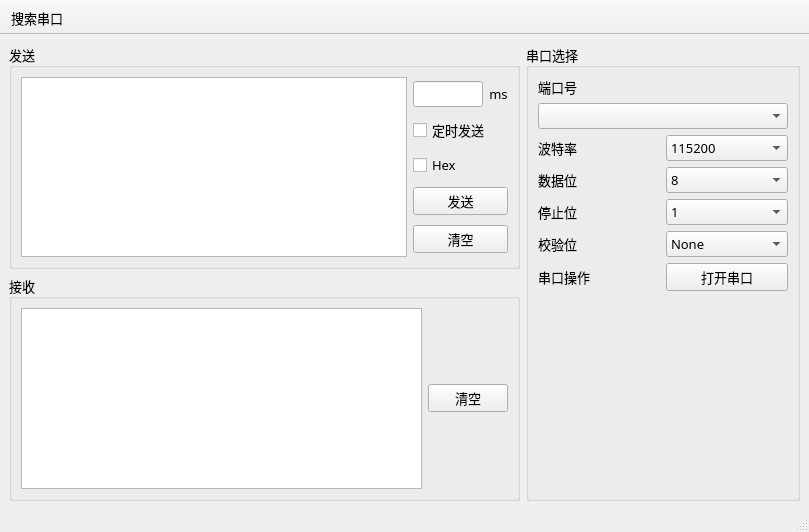
<?xml version="1.0" encoding="UTF-8"?>
<ui version="4.0">
 <class>Serial</class>
 <widget class="QMainWindow" name="Serial">
  <property name="geometry">
   <rect>
    <x>0</x>
    <y>0</y>
    <width>809</width>
    <height>532</height>
   </rect>
  </property>
  <property name="windowTitle">
   <string>Serial</string>
  </property>
  <widget class="QWidget" name="centralwidget">
   <layout class="QHBoxLayout" name="horizontalLayout_13">
    <item>
     <layout class="QVBoxLayout" name="verticalLayout_3">
      <item>
       <widget class="QGroupBox" name="groupBox_2">
        <property name="font">
         <font>
          <family>微软雅黑</family>
          <pointsize>10</pointsize>
         </font>
        </property>
        <property name="title">
         <string>发送</string>
        </property>
        <layout class="QHBoxLayout" name="horizontalLayout_8">
         <item>
          <widget class="QTextEdit" name="textSend"/>
         </item>
         <item>
          <layout class="QVBoxLayout" name="verticalLayout">
           <item>
            <layout class="QHBoxLayout" name="horizontalLayout_9">
             <item>
              <widget class="QLineEdit" name="lineEditMs">
               <property name="sizePolicy">
                <sizepolicy hsizetype="Fixed" vsizetype="Fixed">
                 <horstretch>0</horstretch>
                 <verstretch>0</verstretch>
                </sizepolicy>
               </property>
               <property name="maximumSize">
                <size>
                 <width>70</width>
                 <height>16777215</height>
                </size>
               </property>
               <property name="readOnly">
                <bool>false</bool>
               </property>
               <property name="clearButtonEnabled">
                <bool>false</bool>
               </property>
              </widget>
             </item>
             <item>
              <widget class="QLabel" name="label_7">
               <property name="sizePolicy">
                <sizepolicy hsizetype="Fixed" vsizetype="Fixed">
                 <horstretch>0</horstretch>
                 <verstretch>0</verstretch>
                </sizepolicy>
               </property>
               <property name="text">
                <string>ms</string>
               </property>
               <property name="alignment">
                <set>Qt::AlignCenter</set>
               </property>
              </widget>
             </item>
            </layout>
           </item>
           <item>
            <widget class="QCheckBox" name="checkBoxTiming">
             <property name="text">
              <string>定时发送</string>
             </property>
            </widget>
           </item>
           <item>
            <widget class="QCheckBox" name="checkBoxHex">
             <property name="text">
              <string>Hex</string>
             </property>
            </widget>
           </item>
           <item>
            <widget class="QPushButton" name="buttonSend">
             <property name="font">
              <font>
               <family>微软雅黑</family>
               <pointsize>10</pointsize>
              </font>
             </property>
             <property name="text">
              <string>发送</string>
             </property>
            </widget>
           </item>
           <item>
            <widget class="QPushButton" name="buttonClearSend">
             <property name="font">
              <font>
               <family>微软雅黑</family>
               <pointsize>10</pointsize>
              </font>
             </property>
             <property name="text">
              <string>清空</string>
             </property>
            </widget>
           </item>
          </layout>
         </item>
        </layout>
       </widget>
      </item>
      <item>
       <widget class="QGroupBox" name="groupBox_3">
        <property name="font">
         <font>
          <family>微软雅黑</family>
          <pointsize>10</pointsize>
         </font>
        </property>
        <property name="title">
         <string>接收</string>
        </property>
        <layout class="QHBoxLayout" name="horizontalLayout_7">
         <item>
          <widget class="QTextBrowser" name="textRecv"/>
         </item>
         <item>
          <widget class="QPushButton" name="buttonClearRecv">
           <property name="font">
            <font>
             <family>微软雅黑</family>
             <pointsize>10</pointsize>
            </font>
           </property>
           <property name="text">
            <string>清空</string>
           </property>
          </widget>
         </item>
        </layout>
       </widget>
      </item>
     </layout>
    </item>
    <item>
     <widget class="QGroupBox" name="groupBox">
      <property name="font">
       <font>
        <family>微软雅黑</family>
        <pointsize>10</pointsize>
       </font>
      </property>
      <property name="title">
       <string>串口选择</string>
      </property>
      <layout class="QVBoxLayout" name="verticalLayout_2">
       <item>
        <widget class="QLabel" name="label">
         <property name="font">
          <font>
           <family>微软雅黑</family>
           <pointsize>10</pointsize>
          </font>
         </property>
         <property name="layoutDirection">
          <enum>Qt::LeftToRight</enum>
         </property>
         <property name="text">
          <string>端口号</string>
         </property>
         <property name="alignment">
          <set>Qt::AlignLeading|Qt::AlignLeft|Qt::AlignVCenter</set>
         </property>
        </widget>
       </item>
       <item>
        <widget class="QComboBox" name="comboBoxCOM">
         <property name="sizePolicy">
          <sizepolicy hsizetype="Fixed" vsizetype="Fixed">
           <horstretch>0</horstretch>
           <verstretch>0</verstretch>
          </sizepolicy>
         </property>
         <property name="minimumSize">
          <size>
           <width>250</width>
           <height>0</height>
          </size>
         </property>
        </widget>
       </item>
       <item>
        <layout class="QHBoxLayout" name="horizontalLayout_4">
         <item>
          <widget class="QLabel" name="label_2">
           <property name="font">
            <font>
             <family>微软雅黑</family>
             <pointsize>10</pointsize>
            </font>
           </property>
           <property name="text">
            <string>波特率</string>
           </property>
          </widget>
         </item>
         <item>
          <widget class="QComboBox" name="comboBoxBaudrate">
           <item>
            <property name="text">
             <string>115200</string>
            </property>
           </item>
           <item>
            <property name="text">
             <string>57600</string>
            </property>
           </item>
           <item>
            <property name="text">
             <string>38400</string>
            </property>
           </item>
           <item>
            <property name="text">
             <string>19200</string>
            </property>
           </item>
           <item>
            <property name="text">
             <string>9600</string>
            </property>
           </item>
           <item>
            <property name="text">
             <string>4800</string>
            </property>
           </item>
           <item>
            <property name="text">
             <string>2400</string>
            </property>
           </item>
           <item>
            <property name="text">
             <string>1200</string>
            </property>
           </item>
          </widget>
         </item>
        </layout>
       </item>
       <item>
        <layout class="QHBoxLayout" name="horizontalLayout_2">
         <item>
          <widget class="QLabel" name="label_4">
           <property name="font">
            <font>
             <family>微软雅黑</family>
             <pointsize>10</pointsize>
            </font>
           </property>
           <property name="text">
            <string>数据位</string>
           </property>
          </widget>
         </item>
         <item>
          <widget class="QComboBox" name="comboBoxDataBit">
           <item>
            <property name="text">
             <string>8</string>
            </property>
           </item>
           <item>
            <property name="text">
             <string>7</string>
            </property>
           </item>
           <item>
            <property name="text">
             <string>6</string>
            </property>
           </item>
           <item>
            <property name="text">
             <string>5</string>
            </property>
           </item>
          </widget>
         </item>
        </layout>
       </item>
       <item>
        <layout class="QHBoxLayout" name="horizontalLayout_3">
         <item>
          <widget class="QLabel" name="label_3">
           <property name="font">
            <font>
             <family>微软雅黑</family>
             <pointsize>10</pointsize>
            </font>
           </property>
           <property name="text">
            <string>停止位</string>
           </property>
          </widget>
         </item>
         <item>
          <widget class="QComboBox" name="comboBoxStopBit">
           <item>
            <property name="text">
             <string>1</string>
            </property>
           </item>
           <item>
            <property name="text">
             <string>1.5</string>
            </property>
           </item>
           <item>
            <property name="text">
             <string>2</string>
            </property>
           </item>
          </widget>
         </item>
        </layout>
       </item>
       <item>
        <layout class="QHBoxLayout" name="horizontalLayout">
         <item>
          <widget class="QLabel" name="label_5">
           <property name="font">
            <font>
             <family>微软雅黑</family>
             <pointsize>10</pointsize>
            </font>
           </property>
           <property name="text">
            <string>校验位</string>
           </property>
          </widget>
         </item>
         <item>
          <widget class="QComboBox" name="comboBoxParity">
           <item>
            <property name="text">
             <string>None</string>
            </property>
           </item>
           <item>
            <property name="text">
             <string>Even</string>
            </property>
           </item>
           <item>
            <property name="text">
             <string>Odd</string>
            </property>
           </item>
          </widget>
         </item>
        </layout>
       </item>
       <item>
        <layout class="QHBoxLayout" name="horizontalLayout_5">
         <item>
          <widget class="QLabel" name="label_6">
           <property name="font">
            <font>
             <family>微软雅黑</family>
             <pointsize>10</pointsize>
            </font>
           </property>
           <property name="text">
            <string>串口操作</string>
           </property>
          </widget>
         </item>
         <item>
          <widget class="QPushButton" name="buttonSerial">
           <property name="text">
            <string>打开串口</string>
           </property>
          </widget>
         </item>
        </layout>
       </item>
       <item>
        <spacer name="verticalSpacer">
         <property name="orientation">
          <enum>Qt::Vertical</enum>
         </property>
         <property name="sizeHint" stdset="0">
          <size>
           <width>20</width>
           <height>40</height>
          </size>
         </property>
        </spacer>
       </item>
      </layout>
     </widget>
    </item>
   </layout>
  </widget>
  <widget class="QStatusBar" name="statusbar"/>
  <widget class="QToolBar" name="toolBar">
   <property name="sizePolicy">
    <sizepolicy hsizetype="Fixed" vsizetype="Fixed">
     <horstretch>0</horstretch>
     <verstretch>0</verstretch>
    </sizepolicy>
   </property>
   <property name="contextMenuPolicy">
    <enum>Qt::DefaultContextMenu</enum>
   </property>
   <property name="windowTitle">
    <string>toolBar</string>
   </property>
   <property name="movable">
    <bool>false</bool>
   </property>
   <property name="orientation">
    <enum>Qt::Horizontal</enum>
   </property>
   <property name="toolButtonStyle">
    <enum>Qt::ToolButtonIconOnly</enum>
   </property>
   <attribute name="toolBarArea">
    <enum>TopToolBarArea</enum>
   </attribute>
   <attribute name="toolBarBreak">
    <bool>false</bool>
   </attribute>
   <addaction name="searchCOM"/>
  </widget>
  <action name="searchCOM">
   <property name="text">
    <string>搜索串口</string>
   </property>
   <property name="toolTip">
    <string>搜索串口</string>
   </property>
   <property name="font">
    <font>
     <family>微软雅黑</family>
     <pointsize>10</pointsize>
    </font>
   </property>
  </action>
 </widget>
 <resources/>
 <connections/>
</ui>
